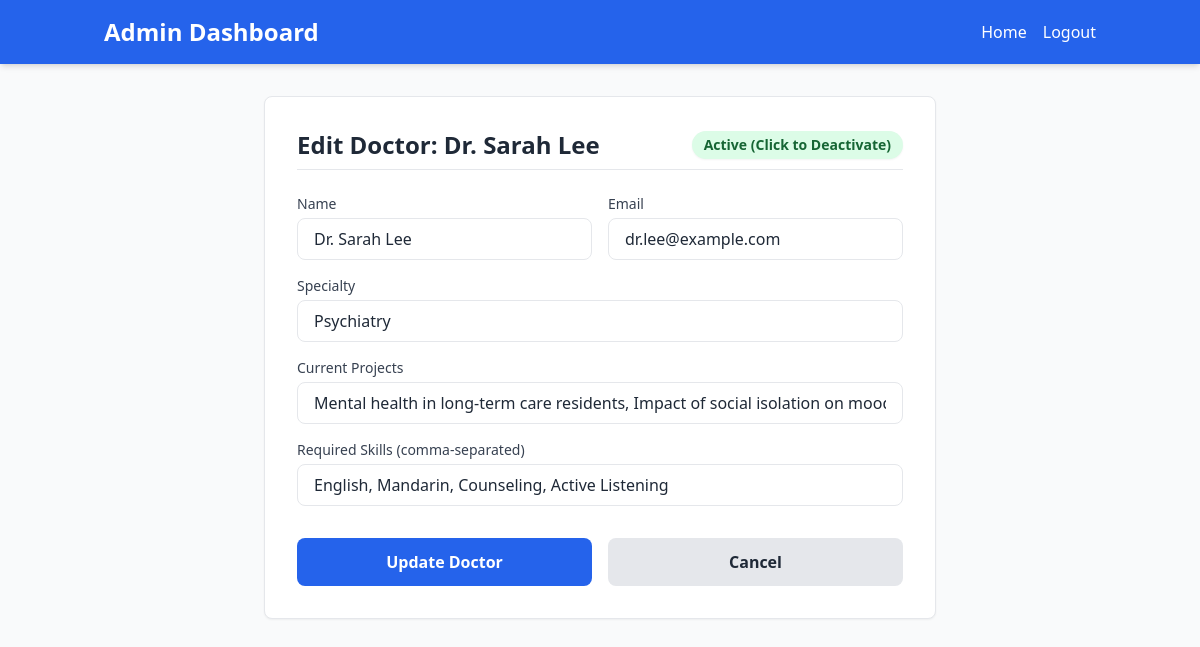
The app's page /admin/doctor/53 (signed in) with its own data.
### app/models.py (models this page shows, shortened)
class User(UserMixin, db.Model):
    id = db.Column(db.Integer, primary_key=True)
    name = db.Column(db.String(64), index=True, unique=True)
    email = db.Column(db.String(120), index=True, unique=True)
    password_hash = db.Column(db.String(128))
    role = db.Column(db.String(10), index=True, default='user')
    is_active = db.Column(db.Boolean, default=True)
    linked_status = db.Column(db.String(256), nullable=True)

class Doctor(User):
    __tablename__ = 'doctor'
    id = db.Column(db.Integer, db.ForeignKey('user.id'), primary_key=True)
    specialty = db.Column(db.String(128))
    current_projects = db.Column(db.String(512))
    required_skills = db.Column(db.String(256))

### app/routes.py (the view, shortened to what this page needs)
@app.route('/admin/doctor/<int:id>', methods=['GET', 'POST'])
@login_required
@admin_required
def edit_doctor(id):
    doctor = Doctor.query.get(id)
    if not doctor:
        flash('Doctor not found.')
        return redirect(url_for('index'))
    return render_template('edit_doctor.html', doctor=doctor)

### app/models.py (called while the page is built)
@login.user_loader
def load_user(id):
    return User.query.get(int(id))

### app/routes.py (called while the page is built)
def admin_required(f):
    @wraps(f)
    def decorated_function(*args, **kwargs):
        if not current_user.is_authenticated or current_user.role != 'admin':
            flash('You do not have permission to access this page.')
            return redirect(url_for('index'))
        return f(*args, **kwargs)
    return decorated_function

### app/templates/edit_doctor.html (shortened to what this page needs)
<!DOCTYPE html>
<html lang="en">
<head>
    <script src="https://cdn.tailwindcss.com"></script>
</head>
<body class="bg-gray-50 text-gray-800 font-sans min-h-screen flex flex-col">
    <header class="bg-blue-600 text-white shadow-md">
        <div class="container mx-auto px-4 py-4 flex justify-between items-center">
            <h1 class="text-2xl font-bold">Admin Dashboard</h1>
            <nav class="flex space-x-4">
                <a href="{{ url_for('index') }}" class="hover:text-blue-200 transition">Home</a>
                <a href="{{ url_for('logout') }}" class="hover:text-blue-200 transition">Logout</a>
            </nav>
        </div>
    </header>
    <main class="flex-grow container mx-auto px-4 py-8">
        <div class="max-w-2xl mx-auto bg-white p-8 rounded-lg shadow-sm border border-gray-200">
            <div class="flex justify-between items-center mb-6 border-b pb-2">
                <h2 class="text-2xl font-bold text-gray-800">Edit Doctor: {{ doctor.name }}</h2>
                <form method="post" action="{{ url_for('toggle_active', entity_type='doctor', user_id=doctor.id) }}">
                    <button type="submit"
                        class="px-3 py-1 text-sm font-semibold rounded-full {{ 'bg-green-100 text-green-800 hover:bg-green-200' if doctor.is_active else 'bg-gray-100 text-gray-800 hover:bg-gray-200' }} shadow-sm transition">
                        {{ 'Active (Click to Deactivate)' if doctor.is_active else 'Inactive (Click to Activate)' }}
                    </button>
                </form>
            </div>
            <form method="post" class="space-y-4">
                <div class="grid grid-cols-1 md:grid-cols-2 gap-4">
                    <div>
                        <label class="block text-sm font-medium text-gray-700 mb-1">Name</label>
                        <input type="text" name="name" placeholder="Name" value="{{ doctor.name }}" required
                            class="w-full px-4 py-2 border rounded-lg focus:outline-none focus:ring-2 focus:ring-blue-500">
                    </div>
                    <div>
                        <label class="block text-sm font-medium text-gray-700 mb-1">Email</label>
                        <input type="email" name="email" placeholder="Email" value="{{ doctor.email }}" required
                            class="w-full px-4 py-2 border rounded-lg focus:outline-none focus:ring-2 focus:ring-blue-500">
                    </div>
                </div>
                <div>
                    <label class="block text-sm font-medium text-gray-700 mb-1">Specialty</label>
                    <input type="text" name="specialty" placeholder="Specialty"
                        value="{{ doctor.specialty if doctor.specialty else '' }}"
                        class="w-full px-4 py-2 border rounded-lg focus:outline-none focus:ring-2 focus:ring-blue-500">
                </div>
                <div>
                    <label class="block text-sm font-medium text-gray-700 mb-1">Current Projects</label>
                    <input type="text" name="current_projects" placeholder="Current Projects"
                        value="{{ doctor.current_projects if doctor.current_projects else '' }}"
                        class="w-full px-4 py-2 border rounded-lg focus:outline-none focus:ring-2 focus:ring-blue-500">
                </div>
                <div>
                    <label class="block text-sm font-medium text-gray-700 mb-1">Required Skills
                        (comma-separated)</label>
                    <input type="text" name="required_skills" placeholder="Required Skills"
                        value="{{ doctor.required_skills if doctor.required_skills else '' }}"
                        class="w-full px-4 py-2 border rounded-lg focus:outline-none focus:ring-2 focus:ring-blue-500">
                </div>
                <div class="pt-4 flex space-x-4">
                    <button type="submit"
                        class="w-full bg-blue-600 text-white py-3 rounded-lg font-semibold hover:bg-blue-700 transition">Update
                        Doctor</button>
                    <a href="{{ url_for('index') }}"
                        class="w-full bg-gray-200 text-gray-800 py-3 rounded-lg font-semibold hover:bg-gray-300 transition text-center flex items-center justify-center">Cancel</a>
                </div>
            </form>
        </div>
    </main>
</body>
</html>

### records on screen
User: name "Dr. Sarah Lee", is_active "Active (Click to Deactivate)", email "dr.lee@example.com"
Doctor: specialty "Psychiatry", current_projects "Mental health in long-term care residents, Impact of social isolation on mood", required_skills "English, Mandarin, Counseling, Active Listening"
